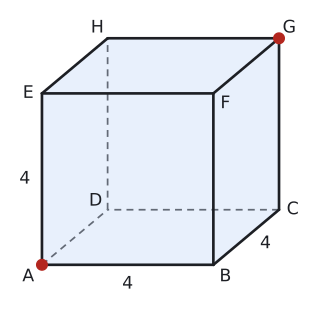

Write the Python code that produced this figure.
import sys; sys.path.insert(0, "tools")
from cizim import *

# Eğik izdüşüm: genişlik (x) ve yükseklik (z) gerçek ölçüde, derinlik (y) yarıya kısaltılmış ve 40° eğik.
KD, TETA = 0.5, np.radians(40)
CX, SY = KD * np.cos(TETA), KD * np.sin(TETA)
GOZ = np.array([CX, -1.0, SY])  # bakan göze doğru yön

def P(p):
    x, y, z = p
    return np.array([x + CX * y, z + SY * y])

def prizma(ax, taban, v, renkler=None, lw=2.0):
    """taban: dışbükey çokgenin 3B köşeleri, v: öteleme vektörü (yanal ayrıt). Görünmeyen ayrıtlar kesikli."""
    taban = [np.array(t, float) for t in taban]; v = np.array(v, float); n = len(taban)
    ust = [t + v for t in taban]; merkez = sum(taban) / n + v / 2
    yuzler = [list(range(n)), list(range(n, 2 * n))] + [[i, (i + 1) % n, n + (i + 1) % n, n + i] for i in range(n)]
    kose = taban + ust; gorunur = []
    for y in yuzler:
        a, b, c = kose[y[0]], kose[y[1]], kose[y[2]]
        nor = np.cross(b - a, c - a)
        if np.dot(nor, sum(kose[i] for i in y) / len(y) - merkez) < 0: nor = -nor
        gorunur.append(np.dot(nor, GOZ) > 1e-9)
    renkler = renkler or {}
    for k, y in enumerate(yuzler):
        if k in renkler and gorunur[k]:
            ax.add_patch(patches.Polygon([P(kose[i]) for i in y], closed=True, facecolor=renkler[k], edgecolor="none", zorder=1))
    kenarlar = {}
    for k, y in enumerate(yuzler):
        for j in range(len(y)):
            e = tuple(sorted((y[j], y[(j + 1) % len(y)])))
            kenarlar[e] = kenarlar.get(e, False) or gorunur[k]
    for (i, j), g in kenarlar.items():
        a, b = P(kose[i]), P(kose[j])
        if g: ax.plot([a[0], b[0]], [a[1], b[1]], color=YAZI, lw=lw, zorder=4, solid_capstyle="round")
        else: ax.plot([a[0], b[0]], [a[1], b[1]], color=SOLUK, lw=1.3, ls=(0, (4, 3)), zorder=2)
    return kose

def cizgi(ax, p, q, renk=KIRMIZI, lw=2.4, ls="-", z=5):
    a, b = P(p), P(q); ax.plot([a[0], b[0]], [a[1], b[1]], color=renk, lw=lw, ls=ls, zorder=z)

def yaz(ax, p, s, dx=0.0, dy=0.0, renk=YAZI, boy=13, **kw):
    q = P(p); ax.text(q[0] + dx, q[1] + dy, s, ha=kw.pop("ha", "center"), va=kw.pop("va", "center"), color=renk, fontsize=boy, zorder=7, **kw)

def dik(ax, k, u, w, r=0.4, renk=YAZI):
    k, u, w = np.array(k, float), np.array(u, float), np.array(w, float)
    u = u / np.linalg.norm(u); w = w / np.linalg.norm(w)
    pts = [P(k + r * u), P(k + r * u + r * w), P(k + r * w)]
    ax.plot([p[0] for p in pts], [p[1] for p in pts], color=renk, lw=1.3, zorder=6)


def kup(ax, a, renkler=None, adlar=True, boy=13):
    k = prizma(ax, [(0, 0, 0), (a, 0, 0), (a, a, 0), (0, a, 0)], (0, 0, a), renkler=renkler)
    if adlar:
        s = a / 4
        kay = [(-0.08, -0.07), (0.07, -0.07), (0.08, 0.0), (-0.07, 0.05), (-0.08, 0.0), (0.07, -0.06), (0.06, 0.06), (-0.06, 0.06)]
        for p, ad, (dx, dy) in zip(k, "ABCDEFGH", kay): yaz(ax, p, ad, dx * s * 4, dy * s * 4, boy=boy)
    return k

def izgara(ax, a, n, renk=SOLUK):
    for i in range(1, n):
        t = a * i / n
        for p, q in (((t, 0, 0), (t, 0, a)), ((0, 0, t), (a, 0, t)), ((a, 0, t), (a, a, t)), ((a, t, 0), (a, t, a)), ((t, 0, a), (t, a, a)), ((0, t, a), (a, t, a))):
            cizgi(ax, p, q, renk=renk, lw=0.9, z=3)

# Soru 11: ayrıtı 4 olan küpte A ve G köşeleri
a = 4
fig, ax = sekil(4.2, 4.0)
kup(ax, a, renkler={2: MAVI_ACIK, 3: MAVI_ACIK, 1: MAVI_ACIK})
for p in ((0, 0, 0), (a, a, a)):
    q = P(p); ax.plot(q[0], q[1], "o", color=KIRMIZI, markersize=8, zorder=8)
yaz(ax, (a / 2, 0, 0), "4", dy=-0.45)
yaz(ax, (a, a / 2, 0), "4", dx=0.45, dy=-0.15)
yaz(ax, (0, 0, a / 2), "4", dx=-0.4)
ax.set_xlim(-0.8, 6.2); ax.set_ylim(-0.9, 6.0)
ax.set_aspect("equal"); ax.axis("off")
kaydet(fig, __file__)
